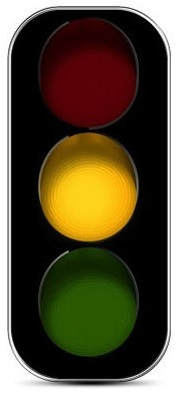
%> input picture Traffic Lights/2.jpg, 178 x 398 px
$ octave Temp2.m   (GNU Octave 9; MATLAB toolbox functions it lacks are replaced by stand-ins)
%> lines starting %> are read from the running program, lines starting %| are printed output that depends on the picture; in (x1, y1, x2, y2) boxes, pixels count from 0 and x2, y2 are one past the last pixel; in counts of white or black regions, pixels touching at a corner belong together; the program's own positions count from 1
clc;
clear all;
close all;
I = imread('2.jpg');
%> I is the input picture: size 398x178x3 uint8; mean R, G, B 87.3, 77.7, 54
GreyImage = rgb2gray(I);
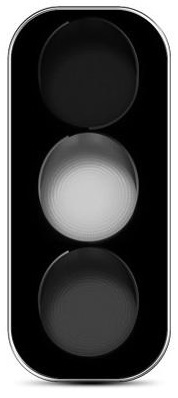
%> GreyImage: size 398x178 uint8; min 0, max 255, mean 77.9

R = I(:,:,1);
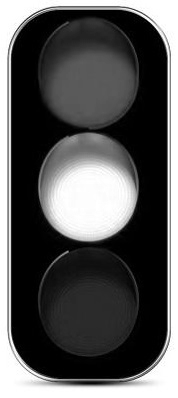
%> R: size 398x178 uint8; min 0, max 255, mean 87.3
G = I(:,:,2);
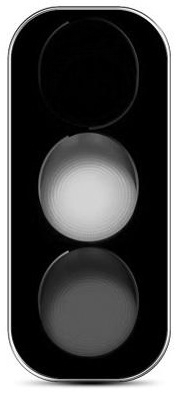
%> G: size 398x178 uint8; min 0, max 255, mean 77.7
Y = I(:,:,1)+I(:,:,2);
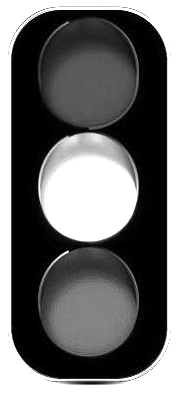
%> Y: size 398x178 uint8; min 0, max 255, mean 106.7
[Rows,Cols] = size(R);
%> Rows = 398; Cols = 178
RedBright = 0;
GreenBright = 0;
YellowBright = 0;
%S = impixel(GreyImage);
figure,imshow(Y);
for i=1:Rows
    for j=1:Cols
        if I(i,j,1)==255
            RedBright = RedBright+1;
            I(i,j,:) =0 ;
        end
        if I(i,j,2)==255
            GreenBright = GreenBright+1;
            I(i,j,:) =0 ;
        end
        if I(i,j,1)==255 && I(i,j,2)==255
            YellowBright = YellowBright+1;
            I(i,j,:) =0 ;
        end


    end
end
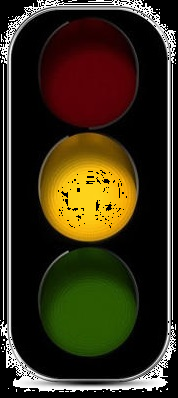
%> I: size 398x178x3 uint8; 11.63% of pixels changed, all inside (x1, y1, x2, y2) = (0, 0, 178, 398)
%> after the loop, GreenBright = 0; RedBright = 8242; YellowBright = 0
figure,imshow(I);
disp('Done');

$ run again, with Traffic Lights/4.png saved as Traffic Lights/2.jpg
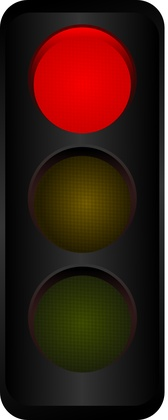
%> input picture Traffic Lights/4.png, 168 x 420 px, shrunk from 900 x 2252 before the run
%> I is the input picture: size 420x168x3 uint8; mean R, G, B 55.4, 28.3, 19.1
%> `Y = I(:,:,1)+I(:,:,2);`:
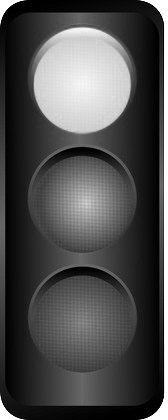
%> Y: size 420x168 uint8; min 0, max 255, mean 76.8
%> after the loop `for i=1:Rows`:
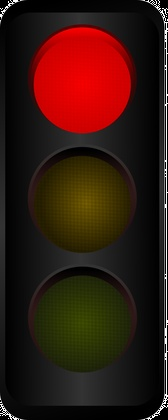
%> I: size 420x168x3 uint8; 1.68% of pixels changed, all inside (x1, y1, x2, y2) = (0, 0, 168, 420)
%> after the loop `for i=1:Rows`: GreenBright = 0; RedBright = 1185; YellowBright = 0
